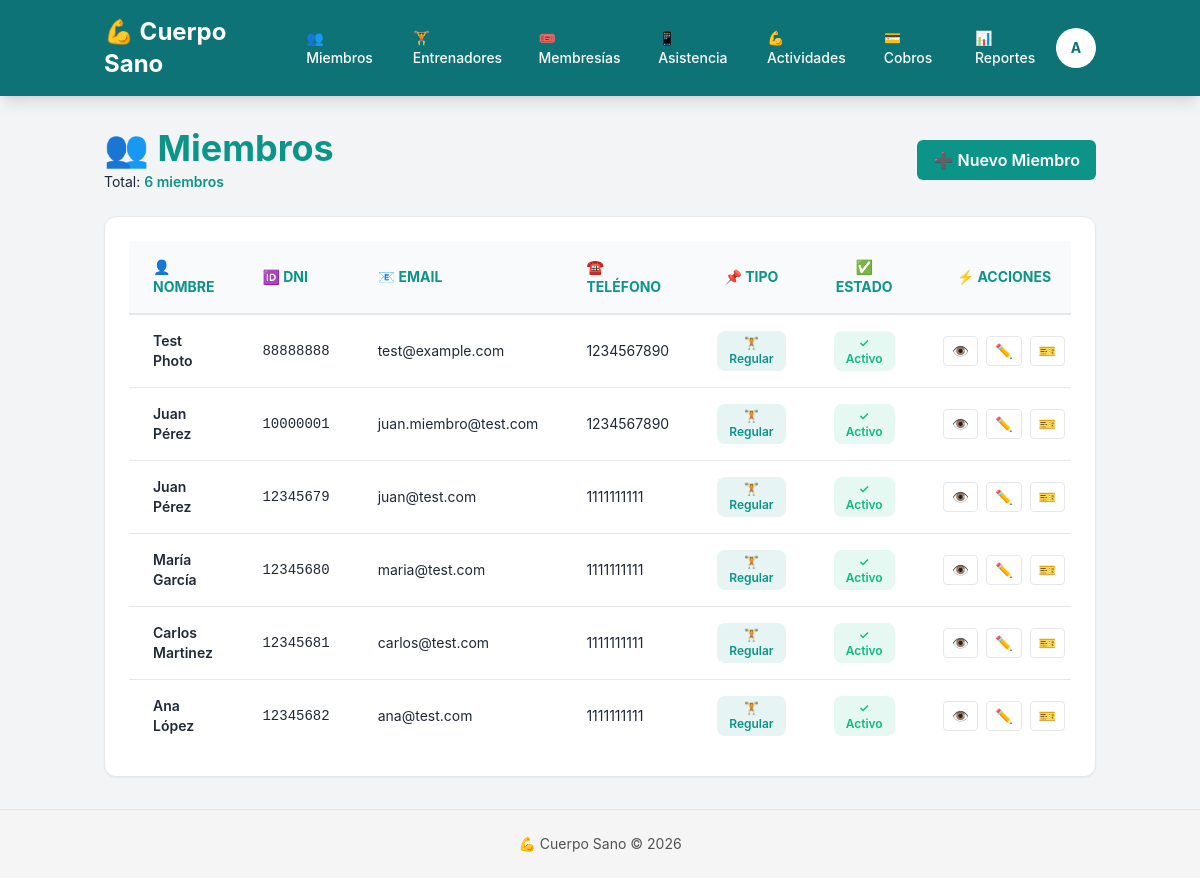
/miembros/ (signed in), run on the app's committed database.
### miembros/models.py (models this page shows, shortened)
class Miembro(models.Model):
    TIPO_CHOICES = [
        ('REGULAR', 'Regular'),
        ('ESTUDIANTE', 'Estudiante'),
        ('MAYOR', 'Persona Mayor'),
    ]
    usuario = models.OneToOneField(User, on_delete=models.SET_NULL, null=True, blank=True, related_name='miembro')
    nombre = models.CharField(max_length=100)
    apellido = models.CharField(max_length=100)
    dni = models.CharField(max_length=15, unique=True)
    email = models.EmailField(blank=True)
    telefono = models.CharField(max_length=20, blank=True)
    foto = models.ImageField(
        upload_to='miembros/',
        blank=True,
        null=True,
        validators=[FileExtensionValidator(allowed_extensions=['jpg', 'jpeg', 'png', 'gif'])],
        help_text='Máximo 5MB. Formatos: JPG, PNG, GIF'
    )
    tipo_miembro = models.CharField(max_length=20, choices=TIPO_CHOICES, default='REGULAR')
    activo = models.BooleanField(default=True)
    fecha_alta = models.DateField(auto_now_add=True)
    membresia_activa = models.ForeignKey(
        'membresias.Membresia',
        on_delete=models.PROTECT,
        related_name='miembro_activo',
        help_text='Membresía activa del miembro - requerida para registrar cobros'
    )

### miembros/views.py (the view)
# urls.py: path('', views.lista_miembros, name='lista'),
@login_required
def lista_miembros(request):
    if not _puede_ver_miembros(request.user):
        return HttpResponseForbidden('No tienes permiso para ver esta página')
    miembros = Miembro.objects.all().order_by('-fecha_alta')
    context = {
        'miembros': miembros,
        'total': miembros.count(),
    }
    return render(request, 'miembros/lista.html', context)

### miembros/templatetags/custom_tags.py (called while the page is built)
@register.filter
def has_group(user, group_name):
    return user.groups.filter(name=group_name).exists()

### miembros/views.py (called while the page is built)
def _puede_ver_miembros(user):
    return user.groups.filter(name__in=['Admin', 'Recepcion']).exists()

### miembros/templates/miembros/lista.html (shortened to what this page needs)
{% extends 'base.html' %}
{% block content %}
<div class="space-y-6">
    <div class="flex justify-between items-center">
        <div>
            <h1 class="text-4xl font-bold text-primary">👥 Miembros</h1>
            <p class="text-gray text-sm mt-1">Total: <span class="font-semibold text-primary">{{ total }} miembros</span></p>
        </div>
        <a href="{% url 'miembros:crear' %}" class="btn-primary px-4 py-2 rounded-md font-semibold text-white hover:opacity-90 inline-block">
            ➕ Nuevo Miembro
        </a>
    </div>
    {% if miembros %}
    <div class="card overflow-hidden">
        <div class="overflow-x-auto">
            <table class="w-full text-sm">
                <thead class="bg-gray-50 border-b-2 border-gray-200">
                    <tr>
                        <th class="text-left px-6 py-4 font-bold text-primary">👤 NOMBRE</th>
                        <th class="text-left px-6 py-4 font-bold text-primary">🆔 DNI</th>
                        <th class="text-left px-6 py-4 font-bold text-primary">📧 EMAIL</th>
                        <th class="text-left px-6 py-4 font-bold text-primary">☎️ TELÉFONO</th>
                        <th class="text-center px-6 py-4 font-bold text-primary">📌 TIPO</th>
                        <th class="text-center px-6 py-4 font-bold text-primary">✅ ESTADO</th>
                        <th class="text-center px-6 py-4 font-bold text-primary">⚡ ACCIONES</th>
                    </tr>
                </thead>
                <tbody class="divide-y divide-gray-200">
                    {% for miembro in miembros %}
                    <tr class="hover:bg-light transition-colors">
                        <td class="px-6 py-4 font-semibold text-dark">{{ miembro.nombre }} {{ miembro.apellido }}</td>
                        <td class="px-6 py-4 font-mono text-gray">{{ miembro.dni }}</td>
                        <td class="px-6 py-4 text-gray">{{ miembro.email|default:'—' }}</td>
                        <td class="px-6 py-4 text-gray">{{ miembro.telefono|default:'—' }}</td>
                        <td class="px-6 py-4 text-center">
                            {% if miembro.tipo_miembro == 'REGULAR' %}
                                <span class="badge badge-primary text-xs">🏋️ Regular</span>
                            {% elif miembro.tipo_miembro == 'ESTUDIANTE' %}
                                <span class="badge badge-success text-xs">🎓 Estudiante</span>
                            {% else %}
                                <span class="badge badge-warning text-xs">⭐ VIP</span>
                            {% endif %}
                        </td>
                        <td class="px-6 py-4 text-center">
                            {% if miembro.activo %}
                            <span class="badge badge-success text-xs">✓ Activo</span>
                            {% else %}
                            <span class="badge badge-danger text-xs">✗ Inactivo</span>
                            {% endif %}
                        </td>
                        <td class="px-6 py-4 text-center">
                            <div class="flex gap-2 justify-center">
                                <a href="{% url 'miembros:detalle' miembro.pk %}" class="btn-ghost px-2 py-1 rounded text-sm hover:opacity-70" title="Ver detalles">👁️</a>
                                <a href="{% url 'miembros:editar' miembro.pk %}" class="btn-ghost px-2 py-1 rounded text-sm hover:opacity-70" title="Editar">✏️</a>
                                <a href="{% url 'miembros:carnet' miembro.pk %}" class="btn-ghost px-2 py-1 rounded text-sm hover:opacity-70" title="Ver carnet">🎫</a>
                            </div>
                        </td>
                    </tr>
                    {% endfor %}
                </tbody>
            </table>
        </div>
    </div>
    {% else %}
    <div class="alert alert-info">
        <div>No hay miembros registrados aún. <a href="{% url 'miembros:crear' %}" class="font-semibold text-primary hover:opacity-70">Crear el primero</a></div>
    </div>
    {% endif %}
</div>
{% endblock %}

### templates/base.html (shortened to what this page needs)
{% load custom_tags %}{% load static %}<!DOCTYPE html>
<html lang="es">
<head>
    <script src="https://cdn.tailwindcss.com"></script>
    <link rel="stylesheet" href="{% static 'css/design-system.css' %}">
</head>
<body>
    <div class="min-h-screen flex flex-col">
        {% if user.is_authenticated %}
        <nav class="bg-primary shadow-lg text-white">
            <div class="container mx-auto px-4 py-4 flex items-center justify-between">
                <div class="flex items-center gap-6">
                    <a href="/" class="text-2xl font-bold text-white hover:opacity-90 transition">
                        💪 Cuerpo Sano
                    </a>
                    {% if user.groups.all|length > 0 %}
                        <div class="hidden md:flex gap-2">
                            {% if user|has_group:"Admin" %}
                                <a href="{% url 'miembros:lista' %}" class="px-3 py-2 rounded-md text-sm hover:bg-primary-dark transition">👥 Miembros</a>
                                <a href="{% url 'entrenadores:lista' %}" class="px-3 py-2 rounded-md text-sm hover:bg-primary-dark transition">🏋️ Entrenadores</a>
                                <a href="{% url 'membresias:lista_tipos' %}" class="px-3 py-2 rounded-md text-sm hover:bg-primary-dark transition">🎟️ Membresías</a>
                                <a href="{% url 'asistencia:biometrico' %}" class="px-3 py-2 rounded-md text-sm hover:bg-primary-dark transition">📱 Asistencia</a>
                                <a href="{% url 'actividades:lista' %}" class="px-3 py-2 rounded-md text-sm hover:bg-primary-dark transition">💪 Actividades</a>
                                <a href="{% url 'cobros:lista' %}" class="px-3 py-2 rounded-md text-sm hover:bg-primary-dark transition">💳 Cobros</a>
                                <a href="{% url 'reportes:asistencias' %}" class="px-3 py-2 rounded-md text-sm hover:bg-primary-dark transition">📊 Reportes</a>
                            {% elif user|has_group:"Entrenador" %}
                                <a href="{% url 'entrenadores:asistencia' %}" class="px-3 py-2 rounded-md text-sm hover:bg-primary-dark transition">📋 Mi Asistencia</a>
                                <a href="{% url 'actividades:lista' %}" class="px-3 py-2 rounded-md text-sm hover:bg-primary-dark transition">🏋️ Actividades</a>
                            {% elif user|has_group:"Miembro" %}
                                <a href="{% url 'asistencia:mi_asistencia' %}" class="px-3 py-2 rounded-md text-sm hover:bg-primary-dark transition">📱 Mi Asistencia</a>
                                <a href="{% url 'actividades:lista' %}" class="px-3 py-2 rounded-md text-sm hover:bg-primary-dark transition">🏋️ Actividades</a>
                            {% endif %}
                        </div>
                    {% endif %}
                </div>
                <div class="flex items-center gap-4">
                    <div class="relative" data-dropdown-container>
                        <button id="dropdown-btn" class="w-10 h-10 rounded-full bg-white text-primary font-bold text-center text-sm hover:opacity-90 transition cursor-pointer">
                            {{ user.username|first|upper }}
                        </button>
                    </div>
                </div>
            </div>
        </nav>
        {% endif %}
        <main class="flex-1 container mx-auto px-4 py-8">
            {% block content %}{% endblock %}
        </main>
        <footer class="bg-neutral-100 text-center py-6 text-sm text-neutral-600 border-t border-neutral-200">
            <p>💪 Cuerpo Sano &copy; 2026</p>
        </footer>
    </div>
</body>
</html>

### static/css/design-system.css (style rules this page uses)
:root { --primary: #0D9488; --primary-dark: #0D7377; --primary-light: #14B8A6; --success: #10B981; --warning: #F59E0B; --danger: #EF4444; --info: #3B82F6; --dark: #1F2937; --dark-secondary: #4B5563; --light: #F3F4F6; --light-secondary: #E5E7EB; --gray: #9CA3AF; --spacing-xs: 0.25rem; --spacing-sm: 0.5rem; --spacing-md: 1rem; --spacing-lg: 1.5rem; --spacing-xl: 2rem; --spacing-2xl: 3rem; --radius-sm: 0.375rem; --radius-md: 0.5rem; --radius-lg: 0.75rem; --radius-xl: 1rem; --shadow-sm: 0 1px 2px 0 rgba(0, 0, 0, 0.05); --shadow-md: 0 4px 6px -1px rgba(0, 0, 0, 0.1); --shadow-lg: 0 10px 15px -3px rgba(0, 0, 0, 0.1); --shadow-xl: 0 20px 25px -5px rgba(0, 0, 0, 0.1); }
body { background-color: var(--light); color: var(--dark); font-family: -apple-system, BlinkMacSystemFont, 'Segoe UI', Roboto, 'Helvetica Neue', Arial, sans-serif; }
.btn-primary { background-color: var(--primary); color: white; padding: var(--spacing-md) var(--spacing-lg); border-radius: var(--radius-md); border: none; font-weight: 600; cursor: pointer; transition: background-color 0.2s ease; }
.btn-ghost { background-color: transparent; color: var(--dark-secondary); padding: var(--spacing-md) var(--spacing-lg); border-radius: var(--radius-md); border: 1px solid var(--light-secondary); font-weight: 500; cursor: pointer; transition: all 0.2s ease; }
.card { background-color: white; border: 1px solid #E5E7EB; border-radius: var(--radius-lg); padding: var(--spacing-lg); box-shadow: var(--shadow-sm); transition: box-shadow 0.2s ease; }
.badge { display: inline-block; padding: 0.25rem 0.75rem; border-radius: var(--radius-md); font-size: 0.75rem; font-weight: 600; }
.badge-primary { background-color: rgba(13, 148, 136, 0.1); color: var(--primary); }
.badge-success { background-color: rgba(16, 185, 129, 0.1); color: var(--success); }
.text-primary { color: var(--primary); }
.text-sm { font-size: 0.875rem; }
.font-bold { font-weight: 700; }
.font-semibold { font-weight: 600; }
.rounded { border-radius: var(--radius-md); }
.shadow-lg { box-shadow: var(--shadow-lg); }

### templates/base.html (style rules this page uses)
nav { background-color: #0D7377 !important; box-shadow: 0 2px 8px rgba(0, 0, 0, 0.15); }
nav a, nav button { color: #ffffff !important; font-weight: 500; transition: all 0.2s ease; }
nav button { background-color: #ffffff !important; color: #0D7377 !important; }

### data on the page
Miembro: nombre "Test", apellido "Photo", dni "88888888", email "test@example.com", telefono "1234567890", tipo_miembro "🏋️ Regular", activo "✓ Activo"
Miembro: nombre "Juan", apellido "Pérez", dni "10000001", email "juan.miembro@test.com", telefono "1234567890", tipo_miembro "🏋️ Regular", activo "✓ Activo"
Miembro: nombre "Juan", apellido "Pérez", dni "12345679", email "juan@test.com", telefono "1111111111", tipo_miembro "🏋️ Regular", activo "✓ Activo"
Miembro: nombre "María", apellido "García", dni "12345680", email "maria@test.com", telefono "1111111111", tipo_miembro "🏋️ Regular", activo "✓ Activo"
Miembro: nombre "Carlos", apellido "Martinez", dni "12345681", email "carlos@test.com", telefono "1111111111", tipo_miembro "🏋️ Regular", activo "✓ Activo"
Miembro: nombre "Ana", apellido "López", dni "12345682", email "ana@test.com", telefono "1111111111", tipo_miembro "🏋️ Regular", activo "✓ Activo"

### other printed values
{{ user.username|first|upper }} "A"
{{ total }} "6"
